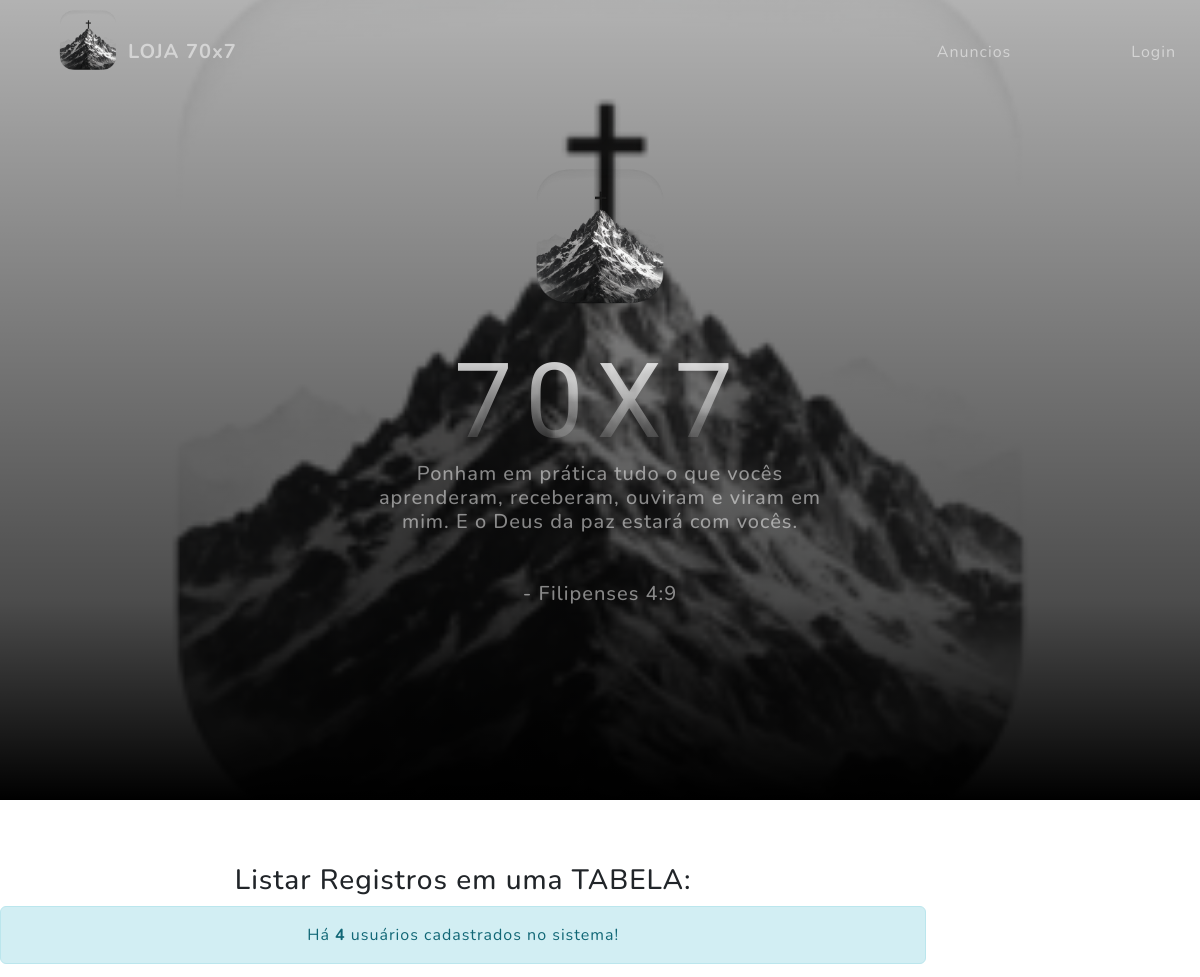
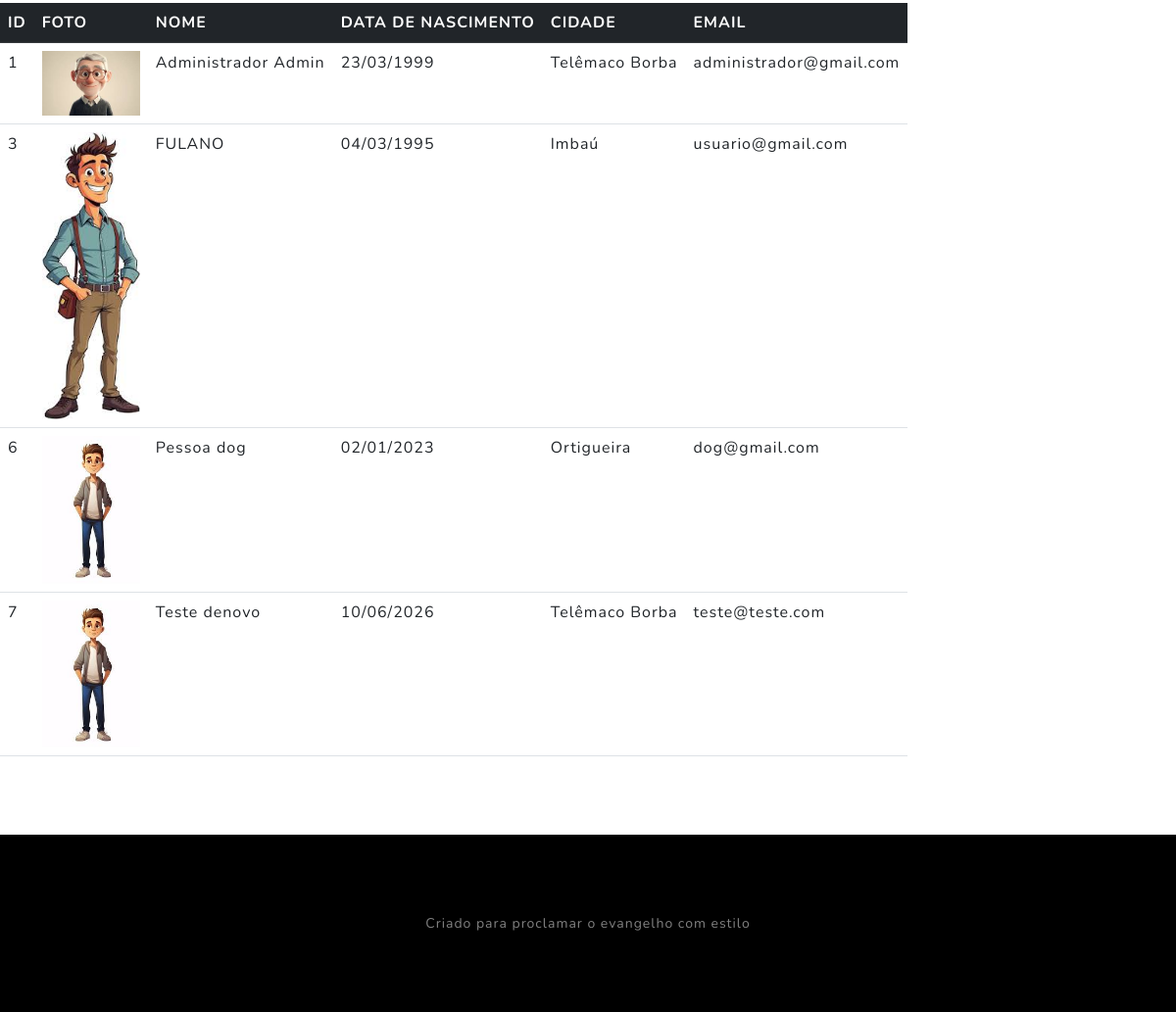
The app's page /listarRegistrosTabela.php with its own data (2 pictures, top to bottom).
### tables this page shows
CREATE TABLE `usuarios` (
  `idUsuario` int(11) NOT NULL,
  `fotoUsuario` varchar(100) NOT NULL,
  `nomeUsuario` varchar(50) NOT NULL,
  `dataNascimentoUsuario` date NOT NULL,
  `cidadeUsuario` varchar(30) NOT NULL,
  `emailUsuario` varchar(50) NOT NULL,
  `senhaUsuario` varchar(100) NOT NULL,
  `nivelUsuario` varchar(15) NOT NULL
);

### listarRegistrosTabela.php (the view, shortened to what this page needs)
<?php include "header.php" ?>
<section class="py-5">
    <div class="d-flex justify-content mt-3 mb-3">
        <div class="row">
            <div class="col">
                <?php
                echo "<h3 class='text-center'>Listar Registros em uma TABELA:</h3>";
                $listarUsuarios = "SELECT * FROM Usuarios";
                include "conexaoBD.php";
                $res = mysqli_query($conn, $listarUsuarios) or die("Erro ao tentar listar Usuários!");
                $totalUsuarios = mysqli_num_rows($res);
                echo "<div class='alert alert-info text-center'>Há <strong>$totalUsuarios</strong> usuários cadastrados no sistema!</div>";
                echo "
                        <table class='table'>
                            <thead class='table-dark'>
                                <tr>
                                    <th>ID</th>
                                    <th>FOTO</th>
                                    <th>NOME</th>
                                    <th>DATA DE NASCIMENTO</th>
                                    <th>CIDADE</th>
                                    <th>EMAIL</th>
                                </tr>
                            </thead>
                            <tbody>
                    ";
                while ($registro = mysqli_fetch_assoc($res)) {
                    $idUsuario = $registro['idUsuario'];
                    $fotoUsuario = $registro['fotoUsuario'];
                    $nomeUsuario = $registro['nomeUsuario'];
                    $dataNascimentoUsuario = $registro['dataNascimentoUsuario'];
                    $dia = substr($dataNascimentoUsuario, 8, 2);
                    $mes = substr($dataNascimentoUsuario, 5, 2);
                    $ano = substr($dataNascimentoUsuario, 0, 4);
                    $cidadeUsuario = $registro['cidadeUsuario'];
                    $emailUsuario = $registro['emailUsuario'];
                    echo "
                            <tr>
                                <td>$idUsuario</td>
                                <td><img src='$fotoUsuario' title='Foto de $nomeUsuario' style='width:100px'></td>
                                <td>$nomeUsuario</td>
                                <td>$dia/$mes/$ano</td>
                                <td>$cidadeUsuario</td>
                                <td>$emailUsuario</td>
                            </tr>
                        ";
                }
                echo "</tbody>";
                echo "</table>";
                ?>
            </div>
        </div>
    </div>
</section>
<?php include "footer.php" ?>

### records on screen
usuarios: idUsuario "1", fotoUsuario (picture), nomeUsuario "Administrador Admin", dataNascimentoUsuario "23", dataNascimentoUsuario "03", dataNascimentoUsuario "1999", cidadeUsuario "Telêmaco Borba", emailUsuario "administrador@gmail.com"
usuarios: idUsuario "3", fotoUsuario (picture), nomeUsuario "FULANO", dataNascimentoUsuario "04", dataNascimentoUsuario "03", dataNascimentoUsuario "1995", cidadeUsuario "Imbaú", emailUsuario "usuario@gmail.com"
usuarios: idUsuario "6", fotoUsuario (picture), nomeUsuario "Pessoa dog", dataNascimentoUsuario "02", dataNascimentoUsuario "01", dataNascimentoUsuario "2023", cidadeUsuario "Ortigueira", emailUsuario "dog@gmail.com"
usuarios: idUsuario "7", fotoUsuario (picture), nomeUsuario "Teste denovo", dataNascimentoUsuario "10", dataNascimentoUsuario "06", dataNascimentoUsuario "2026", cidadeUsuario "Telêmaco Borba", emailUsuario "teste@teste.com"

### other values on screen
$totalUsuarios "4"
